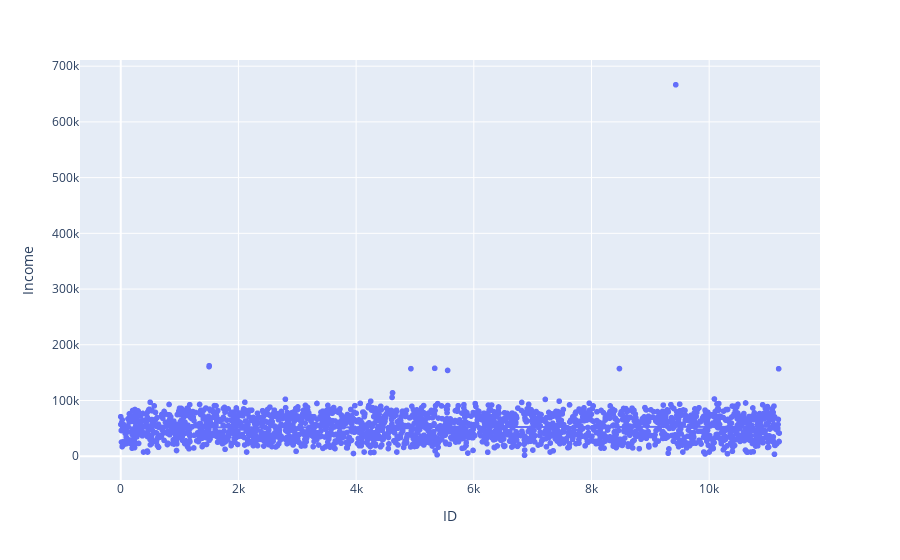

Write notebook code for a chart like this one.
### Code cell
fig = px.scatter(df, x="ID", y='Income', trendline="ols")
fig.show() # визуализируем связь между "ID" и "Income", чтобы показать общую тенденцию в данных

### Figure 1 — Plotly figure (JSON) as saved in the notebook; plotly's stock layout.template omitted (floating-point values rounded to 4 significant figures; data arrays with more than 128 entries replaced by an {"elided": "..."} marker saying what was removed)
{"data": [{"hovertemplate": "ID=%{x}<br>Income=%{y}<extra></extra>", "legendgroup": "", "marker": {"color": "#636efa", "symbol": "circle"}, "mode": "markers", "name": "", "showlegend": false, "type": "scattergl", "x": {"elided": "2240 int values"}, "xaxis": "x", "y": {"elided": "2240 int values"}, "yaxis": "y"}, {"hovertemplate": "<b>OLS trendline</b><br>Income = 0.101451 * ID + 51680.3<br>R<sup>2</sup>=0.000171<br><br>ID=%{x}<br>Income=%{y} <b>(trend)</b><extra></extra>", "legendgroup": "", "marker": {"color": "#636efa", "symbol": "circle"}, "mode": "lines", "name": "", "showlegend": false, "type": "scattergl", "x": {"elided": "2216 int values"}, "xaxis": "x", "y": {"elided": "2216 float values"}, "yaxis": "y"}], "layout": {"legend": {"tracegroupgap": 0}, "margin": {"t": 60}, "xaxis": {"anchor": "y", "domain": [0, 1], "title": {"text": "ID"}}, "yaxis": {"anchor": "x", "domain": [0, 1], "title": {"text": "Income"}}}}
